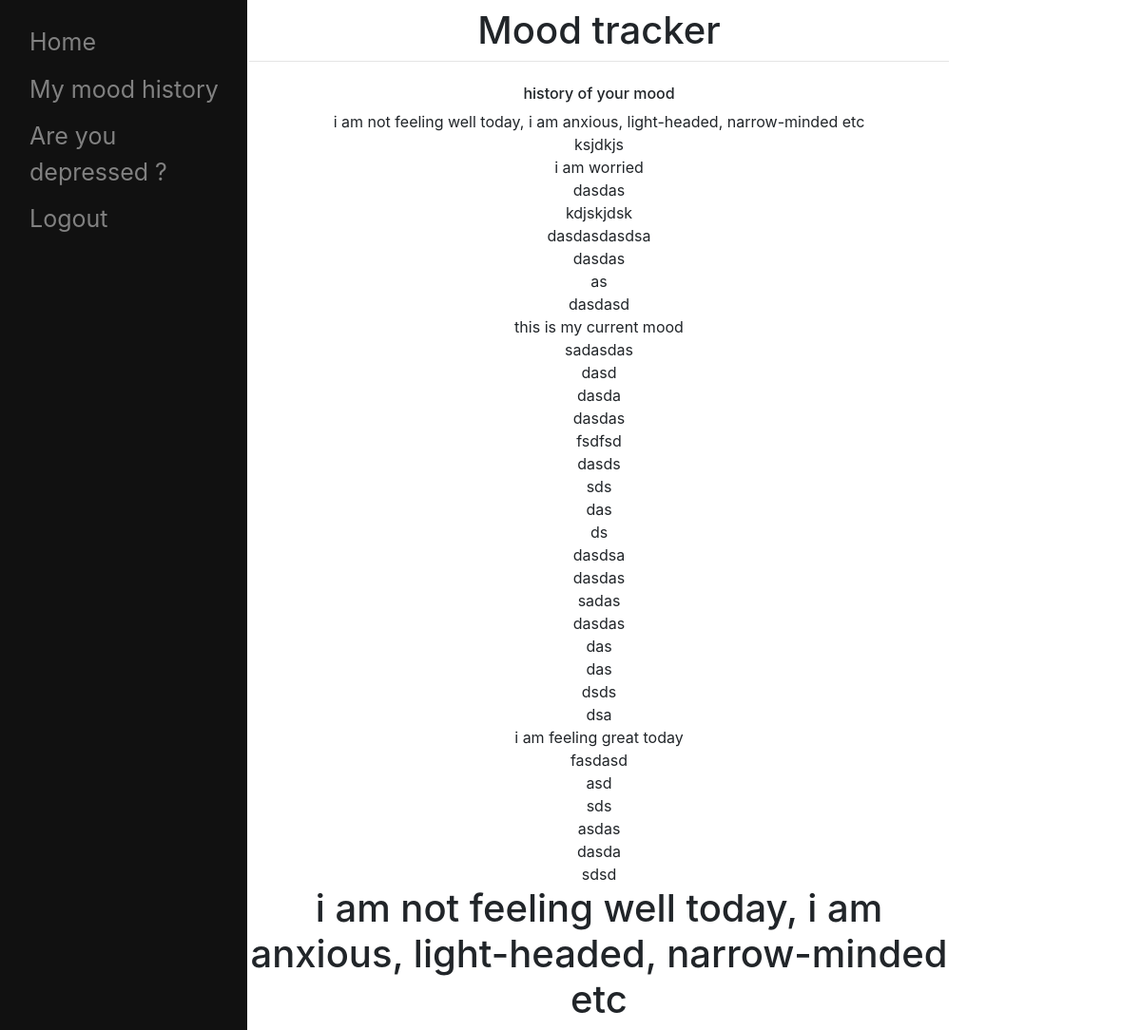
The page /home/mood_history/ (signed in) on the database as committed earlier.
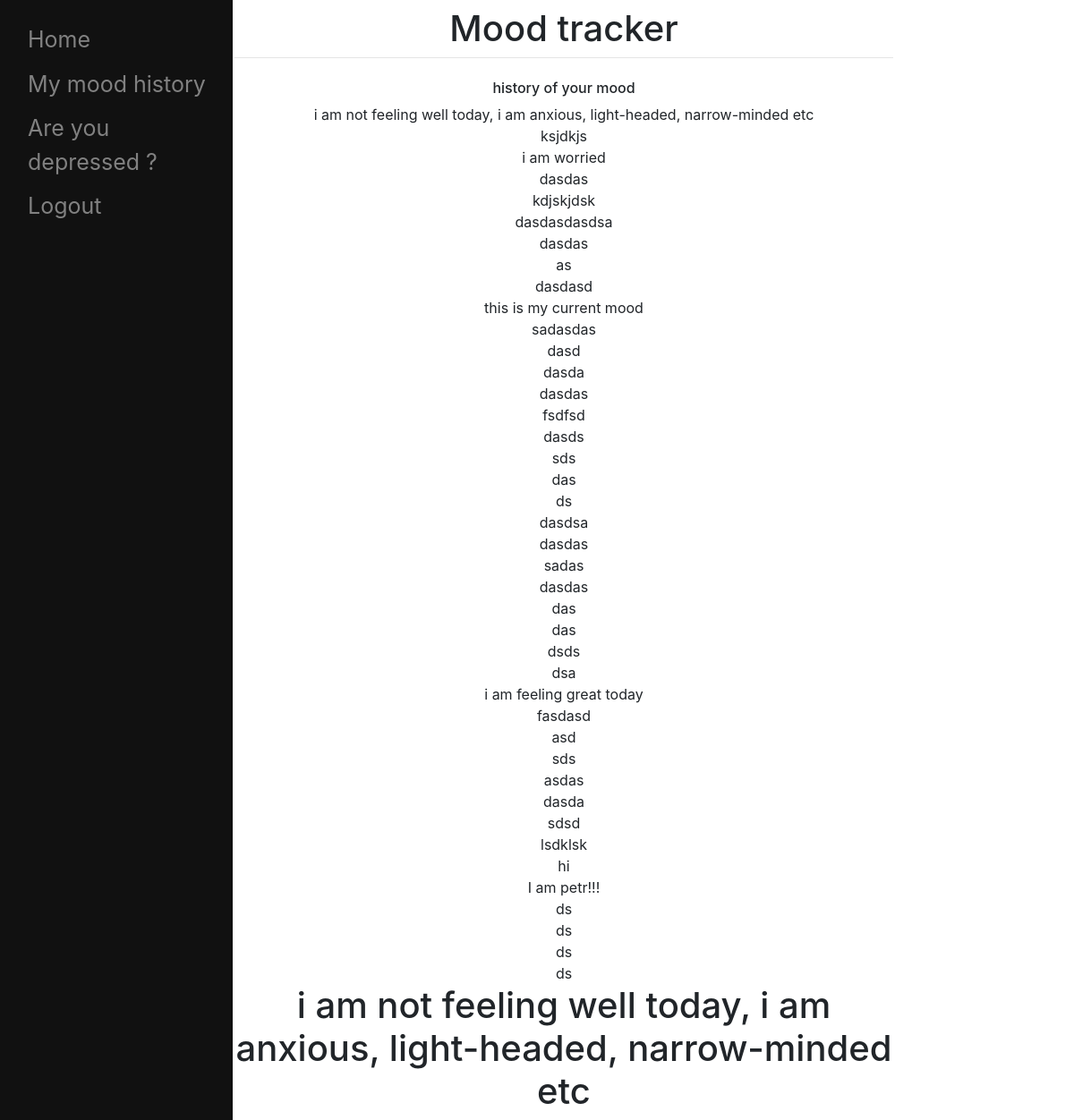
The same page on the database as committed later.
### mood/models.py (models this page shows, shortened)
class Message(models.Model):
    user = models.ForeignKey(User, on_delete=models.CASCADE, related_name="user", null=True)
    message = models.TextField(blank=True, null=True)
    date_created = models.DateField(auto_now_add=True)

### mood/views.py (the view)
# urls.py: path('mood_history/', views.mood_history, name="mood_history"),
def mood_history(request):
    if request.user.is_authenticated:
        user = request.user
        cur_user = User.objects.get(id=user.id)
        all_messages = User.objects.get(username=user)
        return render(request, "mood/mood_history.html",
                      {
                          "message_history": all_messages.user.all(),
                          "our_class": Message.objects.get(id=1)
                      })
    else:
        pass

### mood/templates/mood/mood_history.html (shortened to what this page needs)
{% extends 'mood/layout.html'%}
{% block body %}
<h6> history of your mood </h6>
<ul class="no-bullets">
    {% for message in message_history %}
    <li> {{message.message}} </li>
    {% empty %}
    <li> no mood history ! </li>
    {% endfor %}
</ul>
<h1> {{our_class.message}} </h1>
{% endblock %}

### mood/templates/mood/layout.html (shortened to what this page needs)
{% load static %}
<!DOCTYPE html>
<html lang="en">
<head>
	<link rel="stylesheet" href="https://stackpath.bootstrapcdn.com/bootstrap/4.3.1/css/bootstrap.min.css">
    <link href="{% static 'mood/styles.css' %}" rel="stylesheet">
</head>
<body>
<div class="sidenav">
    <div class="col-12">
		<a href ="{% url 'index' %}"> Home </a>
		<a href="{% url 'mood_history' %}">My mood history</a>
		<a href="{% url 'mood_boost' %}">Are you depressed ?</a>
        <a href="{% url 'logout' %}"> Logout </a>
        </div>
	</div>
	<div id="content" name="content" class="main">
		<div class="row justify-content-center">
			<div class="col-8">
				<h1 class="mt-2">Mood tracker</h1>
				<hr class="mt-0 mb-4">
				{% block body %}
				{% endblock %}
			</div>
		</div>
	</div>
</body>
</html>

### mood/static/mood/styles.css (style rules this page uses)
.sidenav { height:200%; width:260px; position: fixed; z-index:1; top:0; left:0; background-color:#111; overflow-x: :hidden; padding-top:20px; }
.sidenav a { padding:6px 8px 6px 16px; text-decoration: none; font-size:25px; color: #818181; display:block; }
.main { margin-left:60px; padding: 0px 10px; text-align:center; }
ul.no-bullets { list-style-type: none; margin: 0; padding: 0; }

### mood/templates/mood/mood_history.html (style rules this page uses)
ul.no-bullets { list-style-type: none; margin: 0; padding: 0; }

Rows that differ between the two databases and show on the page:
added Message: message "lsdklsk"
added Message: message "hi"
added Message: message "I am petr!!!"
added Message: message "ds"
added Message: message "ds"
added Message: message "ds"
added Message: message "ds"
